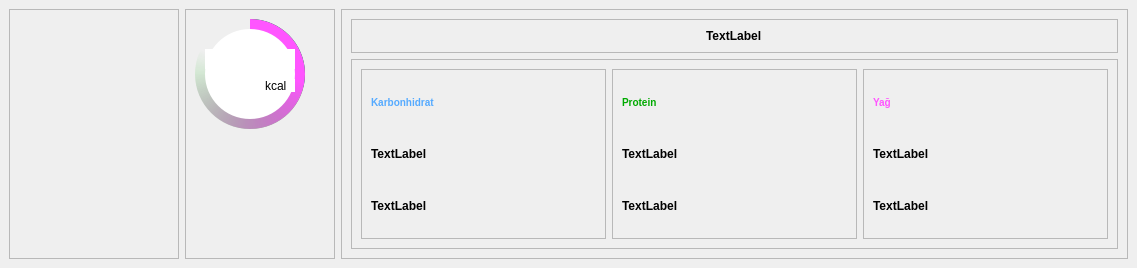
<?xml version="1.0" encoding="UTF-8"?>
<ui version="4.0">
 <class>MainWindow</class>
 <widget class="QMainWindow" name="MainWindow">
  <property name="geometry">
   <rect>
    <x>0</x>
    <y>0</y>
    <width>1137</width>
    <height>268</height>
   </rect>
  </property>
  <property name="windowTitle">
   <string>MainWindow</string>
  </property>
  <widget class="QWidget" name="centralwidget">
   <layout class="QHBoxLayout" name="horizontalLayout">
    <item alignment="Qt::AlignLeft">
     <widget class="QFrame" name="frame">
      <property name="frameShape">
       <enum>QFrame::StyledPanel</enum>
      </property>
      <property name="frameShadow">
       <enum>QFrame::Raised</enum>
      </property>
      <layout class="QHBoxLayout" name="horizontalLayout_4">
       <item>
        <widget class="QLabel" name="label_11">
         <property name="minimumSize">
          <size>
           <width>150</width>
           <height>150</height>
          </size>
         </property>
         <property name="maximumSize">
          <size>
           <width>150</width>
           <height>150</height>
          </size>
         </property>
         <property name="text">
          <string/>
         </property>
         <property name="pixmap">
          <pixmap>images/Anne Yoğurdu.jpg</pixmap>
         </property>
         <property name="scaledContents">
          <bool>true</bool>
         </property>
        </widget>
       </item>
      </layout>
     </widget>
    </item>
    <item>
     <widget class="QFrame" name="frame_2">
      <property name="minimumSize">
       <size>
        <width>150</width>
        <height>150</height>
       </size>
      </property>
      <property name="frameShape">
       <enum>QFrame::StyledPanel</enum>
      </property>
      <property name="frameShadow">
       <enum>QFrame::Raised</enum>
      </property>
      <widget class="QFrame" name="karb">
       <property name="geometry">
        <rect>
         <x>10</x>
         <y>10</y>
         <width>110</width>
         <height>110</height>
        </rect>
       </property>
       <property name="styleSheet">
        <string notr="true">QFrame{
	
	background-color: qconicalgradient(cx:0.5, cy:0.5, angle:90, stop:0.711 rgba(0, 0, 0, 0), stop:0.712 rgba(85, 170, 255, 255));
	border-radius:55px;
}</string>
       </property>
       <property name="frameShape">
        <enum>QFrame::StyledPanel</enum>
       </property>
       <property name="frameShadow">
        <enum>QFrame::Raised</enum>
       </property>
      </widget>
      <widget class="QFrame" name="protein">
       <property name="geometry">
        <rect>
         <x>10</x>
         <y>10</y>
         <width>110</width>
         <height>110</height>
        </rect>
       </property>
       <property name="styleSheet">
        <string notr="true">QFrame{
	
	background-color: qconicalgradient(cx:0.5, cy:0.5, angle:90, stop:0.174692 rgba(0, 0, 0, 0), stop:0.781635 rgba(0, 170, 0, 255));
	border-radius:55px;
}</string>
       </property>
       <property name="frameShape">
        <enum>QFrame::StyledPanel</enum>
       </property>
       <property name="frameShadow">
        <enum>QFrame::Raised</enum>
       </property>
      </widget>
      <widget class="QFrame" name="yag">
       <property name="geometry">
        <rect>
         <x>10</x>
         <y>10</y>
         <width>110</width>
         <height>110</height>
        </rect>
       </property>
       <property name="styleSheet">
        <string notr="true">QFrame{
	
	background-color: qconicalgradient(cx:0.5, cy:0.5, angle:90, stop:0.246835 rgba(0, 0, 0, 0), stop:0.724684 rgba(255, 85, 255, 255));
	border-radius:55px;
}</string>
       </property>
       <property name="frameShape">
        <enum>QFrame::StyledPanel</enum>
       </property>
       <property name="frameShadow">
        <enum>QFrame::Raised</enum>
       </property>
      </widget>
      <widget class="QFrame" name="front">
       <property name="geometry">
        <rect>
         <x>20</x>
         <y>20</y>
         <width>90</width>
         <height>90</height>
        </rect>
       </property>
       <property name="styleSheet">
        <string notr="true">QFrame{
	
	background-color: rgb(255,255,255);
	border-radius:45px;
}</string>
       </property>
       <property name="frameShape">
        <enum>QFrame::StyledPanel</enum>
       </property>
       <property name="frameShadow">
        <enum>QFrame::Raised</enum>
       </property>
       <widget class="QLabel" name="label_12">
        <property name="geometry">
         <rect>
          <x>0</x>
          <y>20</y>
          <width>91</width>
          <height>20</height>
         </rect>
        </property>
        <property name="text">
         <string/>
        </property>
       </widget>
       <widget class="QLabel" name="label_13">
        <property name="geometry">
         <rect>
          <x>60</x>
          <y>50</y>
          <width>47</width>
          <height>13</height>
         </rect>
        </property>
        <property name="text">
         <string>kcal</string>
        </property>
       </widget>
      </widget>
     </widget>
    </item>
    <item>
     <widget class="QFrame" name="frame_3">
      <property name="sizePolicy">
       <sizepolicy hsizetype="Expanding" vsizetype="Preferred">
        <horstretch>0</horstretch>
        <verstretch>0</verstretch>
       </sizepolicy>
      </property>
      <property name="frameShape">
       <enum>QFrame::StyledPanel</enum>
      </property>
      <property name="frameShadow">
       <enum>QFrame::Raised</enum>
      </property>
      <layout class="QVBoxLayout" name="verticalLayout">
       <item>
        <widget class="QFrame" name="frame_4">
         <property name="font">
          <font>
           <weight>75</weight>
           <bold>true</bold>
          </font>
         </property>
         <property name="frameShape">
          <enum>QFrame::StyledPanel</enum>
         </property>
         <property name="frameShadow">
          <enum>QFrame::Raised</enum>
         </property>
         <layout class="QHBoxLayout" name="horizontalLayout_3">
          <item alignment="Qt::AlignHCenter|Qt::AlignTop">
           <widget class="QLabel" name="label_10">
            <property name="styleSheet">
             <string notr="true">QLabel{
	font-size:12px;
	font-weight:600
	
}
</string>
            </property>
            <property name="text">
             <string>TextLabel</string>
            </property>
           </widget>
          </item>
         </layout>
        </widget>
       </item>
       <item>
        <widget class="QFrame" name="frame_5">
         <property name="sizePolicy">
          <sizepolicy hsizetype="Preferred" vsizetype="Expanding">
           <horstretch>0</horstretch>
           <verstretch>0</verstretch>
          </sizepolicy>
         </property>
         <property name="frameShape">
          <enum>QFrame::StyledPanel</enum>
         </property>
         <property name="frameShadow">
          <enum>QFrame::Raised</enum>
         </property>
         <layout class="QHBoxLayout" name="horizontalLayout_2">
          <item>
           <widget class="QFrame" name="frame_6">
            <property name="frameShape">
             <enum>QFrame::StyledPanel</enum>
            </property>
            <property name="frameShadow">
             <enum>QFrame::Raised</enum>
            </property>
            <layout class="QVBoxLayout" name="verticalLayout_2">
             <item>
              <widget class="QLabel" name="label">
               <property name="styleSheet">
                <string notr="true">QLabel{
	color:rgba(85,170,255,255);
	font-size:10px;
	font-weight:600;
}</string>
               </property>
               <property name="text">
                <string>Karbonhidrat</string>
               </property>
              </widget>
             </item>
             <item>
              <widget class="QLabel" name="label_2">
               <property name="font">
                <font>
                 <weight>75</weight>
                 <bold>true</bold>
                </font>
               </property>
               <property name="text">
                <string>TextLabel</string>
               </property>
              </widget>
             </item>
             <item>
              <widget class="QLabel" name="label_3">
               <property name="font">
                <font>
                 <weight>75</weight>
                 <bold>true</bold>
                </font>
               </property>
               <property name="text">
                <string>TextLabel</string>
               </property>
              </widget>
             </item>
            </layout>
           </widget>
          </item>
          <item>
           <widget class="QFrame" name="frame_8">
            <property name="frameShape">
             <enum>QFrame::StyledPanel</enum>
            </property>
            <property name="frameShadow">
             <enum>QFrame::Raised</enum>
            </property>
            <layout class="QVBoxLayout" name="verticalLayout_3">
             <item>
              <widget class="QLabel" name="label_4">
               <property name="font">
                <font>
                 <pointsize>-1</pointsize>
                 <weight>75</weight>
                 <bold>true</bold>
                </font>
               </property>
               <property name="styleSheet">
                <string notr="true">QLabel{
	color:rgba(0,170,0,255);
	font-size:10px;
	font-weight:600;
}</string>
               </property>
               <property name="text">
                <string>Protein</string>
               </property>
              </widget>
             </item>
             <item>
              <widget class="QLabel" name="label_5">
               <property name="font">
                <font>
                 <weight>75</weight>
                 <bold>true</bold>
                </font>
               </property>
               <property name="text">
                <string>TextLabel</string>
               </property>
              </widget>
             </item>
             <item>
              <widget class="QLabel" name="label_6">
               <property name="font">
                <font>
                 <weight>75</weight>
                 <bold>true</bold>
                </font>
               </property>
               <property name="text">
                <string>TextLabel</string>
               </property>
              </widget>
             </item>
            </layout>
           </widget>
          </item>
          <item>
           <widget class="QFrame" name="frame_7">
            <property name="frameShape">
             <enum>QFrame::StyledPanel</enum>
            </property>
            <property name="frameShadow">
             <enum>QFrame::Raised</enum>
            </property>
            <layout class="QVBoxLayout" name="verticalLayout_4">
             <item>
              <widget class="QLabel" name="label_7">
               <property name="styleSheet">
                <string notr="true">QLabel{
	color:rgba(255,85,255,255);
	font-size:10px;
	font-weight:600;
}</string>
               </property>
               <property name="text">
                <string>Yağ</string>
               </property>
              </widget>
             </item>
             <item>
              <widget class="QLabel" name="label_8">
               <property name="font">
                <font>
                 <weight>75</weight>
                 <bold>true</bold>
                </font>
               </property>
               <property name="text">
                <string>TextLabel</string>
               </property>
              </widget>
             </item>
             <item>
              <widget class="QLabel" name="label_9">
               <property name="font">
                <font>
                 <weight>75</weight>
                 <bold>true</bold>
                </font>
               </property>
               <property name="text">
                <string>TextLabel</string>
               </property>
              </widget>
             </item>
            </layout>
           </widget>
          </item>
         </layout>
        </widget>
       </item>
      </layout>
     </widget>
    </item>
   </layout>
  </widget>
 </widget>
 <resources/>
 <connections/>
</ui>
